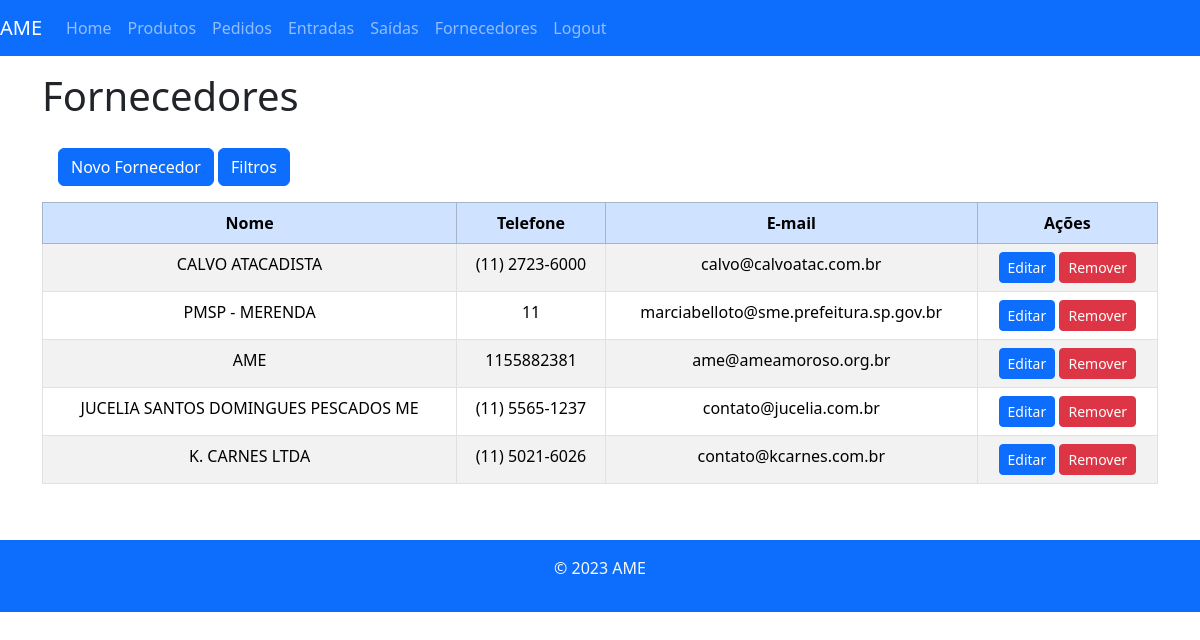
Page /fornecedores/ (signed in) on the committed database.
### almoxarifado/models.py (models this page shows, shortened)
class Fornecedor(models.Model):
    nome = models.CharField(max_length=255)
    fone = models.CharField(max_length=20)
    email = models.EmailField()

### almoxarifado/views.py (the view)
# urls.py: path('fornecedores/', fornecedores_view, name='fornecedores'),
@login_required
def fornecedores_view(request):
    fornecedores = Fornecedor.objects.all()
    nome = request.GET.get('nome')
    fone = request.GET.get('fone')
    email = request.GET.get('email')
    if nome:
        fornecedores = fornecedores.filter(nome__icontains=nome)
    if fone:
        fornecedores = fornecedores.filter(fone__icontains=fone)
    if email:
        fornecedores = fornecedores.filter(email__icontains=email)
    if request.method == 'POST':
        form = FornecedorForm(request.POST)
        if form.is_valid():
            form.save()
            return redirect('fornecedores')
    else:
        form = FornecedorForm()
    return render(request, 'fornecedores.html', {'fornecedores': fornecedores, 'form': form})

### almoxarifado/templates/fornecedores.html (shortened to what this page needs)
{% extends 'base.html' %}
{% load django_bootstrap5 %}
{% block content %}
  <h1>Fornecedores</h1>
  <div class="container-fluid">
    <div class="row">
      <div class="col-3 text-white p-3">
        <button type="button" class="btn btn-primary mt-1" data-bs-toggle="modal" data-bs-target="#addProductModal">
          Novo Fornecedor
        </button>
        <button type="button" class="btn btn-primary mt-1" id="botaoFiltros" onClick="esconderFiltro()">
          Filtros
        </button>
      </div>
      <div class="col-9 text-dark p-3">
      </div>
    </div>
  </div>
  <div class="table-responsive">
    <table class="table table-hover table-striped table-bordered ">
      <thead class="table-primary">
        <tr>
            <th>Nome</th>
            <th>Telefone</th>
            <th>E-mail</th>
            <th>Ações</th>
          </tr>
        </thead>
        <tbody>
          {% for fornecedor in fornecedores %}
            <tr>
              <td>{{ fornecedor.nome }}</td>
              <td>{{ fornecedor.fone }}</td>
              <td>{{ fornecedor.email }}</td>
              <td class="remover_print">
                <a href="{% url 'editar_fornecedor' fornecedor_id=fornecedor.id %}" class="btn btn-primary btn-sm">Editar</a>
                <form method="post"
                    action="{% url 'remover_fornecedor' fornecedor_id=fornecedor.id %}"
                    class="d-inline">
                    <button type="submit" class="btn btn-danger btn-sm remover-produto-button"
                            data-fornecedor-id="{{ fornecedor.id }}">Remover</button>
                    </form>
              </td>
          </tr>
        {% endfor %}
      </tbody>
    </table>
  </div>
  <br>
{% endblock %}

### almoxarifado/static/css/styles.css (style rules this page uses)
td, thead { text-align: center; }

### rows in the picture
Fornecedor: nome "CALVO ATACADISTA", fone "(11) 2723-6000", email "calvo@calvoatac.com.br"
Fornecedor: nome "PMSP - MERENDA", fone "11", email "marciabelloto@sme.prefeitura.sp.gov.br"
Fornecedor: nome "AME", fone "1155882381", email "ame@ameamoroso.org.br"
Fornecedor: nome "JUCELIA SANTOS DOMINGUES PESCADOS ME", fone "(11) 5565-1237", email "contato@jucelia.com.br"
Fornecedor: nome "K. CARNES LTDA", fone "(11) 5021-6026", email "contato@kcarnes.com.br"
